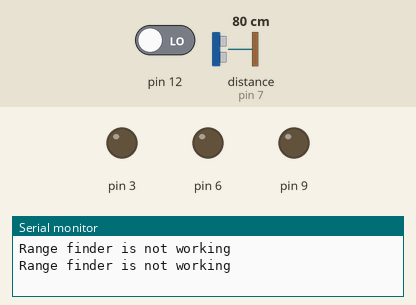
Bench run of a sketch on a simulated Arduino Uno, built with avr-gcc and run on an emulated ATmega328P. Shown: output pins drawn as LEDs (lit = HIGH), the last lines printed to the serial monitor. Wiring (inferred from the names in the program): range finder with pulse-width output: data pin 7. Inputs (shaded band) come from the test bench; at power-on: distance to the obstacle (sensor on pin 7) 80 cm, pin 12 LOW.

Above: at 1.2 s.
1.3 s: distance to the obstacle (sensor on pin 7) set to 250 cm
At 3.6 s:
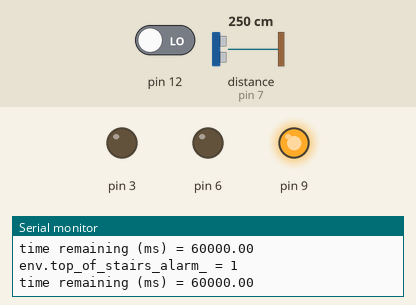
At 5.0 s:
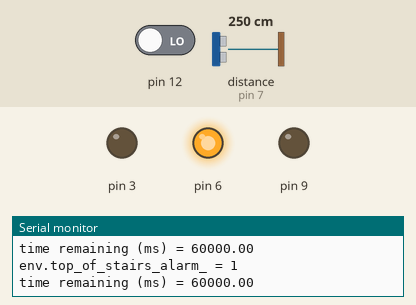
Timing chart, 0 to 16.3 s (numbered marks = the images above; inputs shaded):
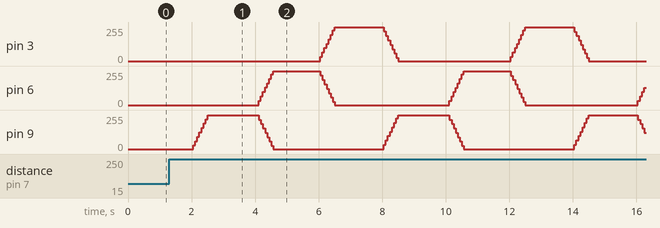

The sketch:

led_strip_arduino.ino
```cpp
#include "Coroutine.h"
#include "Led.h"
#include "MaxSonarRangeFinder.h"
#include "SubsumableAction.h"

#define ENABLE_DEBUG_PRINT
#ifdef ENABLE_DEBUG_PRINT
  #define dprint(x) Serial.print(x);
  #define dprintln(x) Serial.println(x);
#else
  #define dprint(x) ;
  #define dprintln(x) ;
#endif

const int light_sensor_pin = A0;
const int range_finder_pin = 7;

const int startup_cycles = 1;

const int triggered_cycles = 10;
const int delay_speed = 14;

float mapf(float x, float in_min, float in_max, float out_min, float out_max) {
  return (x - in_min) * (out_max - out_min) / (in_max - in_min) + out_min;
}

class DistanceSampler : public AbstractCoroutine {
 public:
  DistanceSampler()
      : range_finder_(7), proximity_cm_(0.0),
        com_pin_(12), alarm_triggered_(false) {
     pinMode(com_pin_, INPUT);      // sets the digital pin as input
  }

  virtual int OnCoroutine() {
    proximity_cm_ = range_finder_.PulsePWCentimeters();
    alarm_triggered_ = (digitalRead(com_pin_) == LOW);
    return 250;
  }

  float proximity_cm() const { return proximity_cm_; }
  bool alarm_triggered() const { return alarm_triggered_; }
 private:
  MaxSonarRangeFinder range_finder_;
  float proximity_cm_;
  int com_pin_;
  bool alarm_triggered_;
};


class LightController : public AbstractCoroutine {
 public:
  LightController() : blue_led_(3),
                      red_led_(9),
                      green_led_(6),
                      last_time_(millis()) {}

  virtual int OnCoroutine() {
    unsigned long long curr = millis();
    const float dt = static_cast<float>(curr - last_time_) / 1000.0f;
    last_time_ = curr;
    Update(dt);
    return 1;
  }

  void Update(float dt) {
    for (int i = 0; i < kNumLights; ++i) {
      get_light(i).Update(dt);
    }
  }

  void Test() {
    for (int i = 0; i < kNumLights; ++i) {
      for (int ii = 0; ii < kNumLights; ++ii) {
        if (i == ii) {
          get_light(ii).On();
        } else {
          get_light(ii).Off();
        }
      }
      delay(1000);
    }
  }


  enum {
    kBlueLed = 0,
    kRedLed = 1,
    kGreenLed = 2,
    kNumLights = 3
  };

  // get_light(...) and count() allow array style access to the underlying
  // lights.
  TimedLed& get_light(int i) {
     switch (i) {
       case kBlueLed: return blue_led_;
       case kRedLed: return red_led_;
       case kGreenLed: return green_led_;
       default: return green_led_;
     }
  }

  int count() const { return kNumLights; }

 private:
  TimedLed blue_led_, red_led_, green_led_;
  unsigned long long last_time_;
};

struct SensorEnvironment {
  SensorEnvironment(float proximity_cm, bool top_of_stairs_alarm)
      : proximity_cm_(proximity_cm),
        top_of_stairs_alarm_(top_of_stairs_alarm) {}
  float proximity_cm_;
  bool top_of_stairs_alarm_;
};

LightController light_controller_;
DistanceSampler distance_sampler_;
AbstractCoroutine *tasks_for_dispatch[] = { &light_controller_, &distance_sampler_ };
CoroutineDispatch dispatch(tasks_for_dispatch);


class NullAction : public AbstractSubsumableAction<SensorEnvironment> {
 public:
  virtual void Update(const SensorEnvironment& env) {}
  virtual bool Execute() {
    for (int i = 0; i < light_controller_.count(); ++i) {
      light_controller_.get_light(i).Transition(0, 10);
    }
    return true;
  }
};

class ProximityAction : public AbstractSubsumableAction<SensorEnvironment> {
 public:

  ProximityAction() : expire_time_(0) { ResetExpireTime(); }
  virtual void Update(const SensorEnvironment& env) {
    dprint("env.top_of_stairs_alarm_ = "); dprintln(env.top_of_stairs_alarm_);
    if (env.proximity_cm_ < 70.0f || env.top_of_stairs_alarm_) {
      ResetExpireTime();
    }
  }
  virtual bool Execute() {
    unsigned long time_ms = millis();
    float time_f = static_cast<float>(time_ms);

    if (expire_time_ < time_f) {
      return false;  // Didn't execute.
    }

    dprint("time remaining (ms) = "); dprintln(expire_time_ - time_f);


    float cycle_value = static_cast<float>(time_ms % 6000) / 6000.0f;

    int index_brighter = cycle_value <= .33f ? 0 :
                            cycle_value <= .67f ? 1 : 2;


    for (int i = 0; i < light_controller_.count(); ++i) {
      if (index_brighter == i) {
        light_controller_.get_light(i).Transition(1.0f, .5f);
      } else {
        light_controller_.get_light(i).Transition(0.0f, .5f);
      }
    }
    return true;
  }

  void ResetExpireTime() {
    float time_f = static_cast<float>(millis());
    expire_time_ = time_f + (1000.0f * 60.0f * 1.0f);
  }

 private:
  float expire_time_;
};


NullAction null_action_;
ProximityAction proximity_action_;

AbstractSubsumableAction<SensorEnvironment>* actions[] = {
  &proximity_action_,
  &null_action_
};
SubsumptionHierarchy<SensorEnvironment> subsumption(actions);


// the setup routine runs once when you press reset:
void setup()  {
   // Allows debugging.
  Serial.begin(9600);

  //delay(500);
  for (int i = 0; i < light_controller_.count(); ++i) {
    light_controller_.get_light(i).Off();
  }
}

// the loop routine runs over and over again forever:
void loop()  {

  dispatch.Update();

#if 0
  light_controller_.Test();
  return;
#endif

  float proximity_cm = distance_sampler_.proximity_cm();
  if (0.0f == proximity_cm) {
    dprintln("Range finder is not working");
    delay(1000);
    return;
  }
  // dprint("proximity_cm: "); dprintln(proximity_cm);
  SensorEnvironment env(proximity_cm, distance_sampler_.alarm_triggered());
  subsumption.UpdateThenExecute(env);
}
```

LedTimerEvent_h.ino
```cpp
struct LedTimerEvent {
  int data;
};
```
